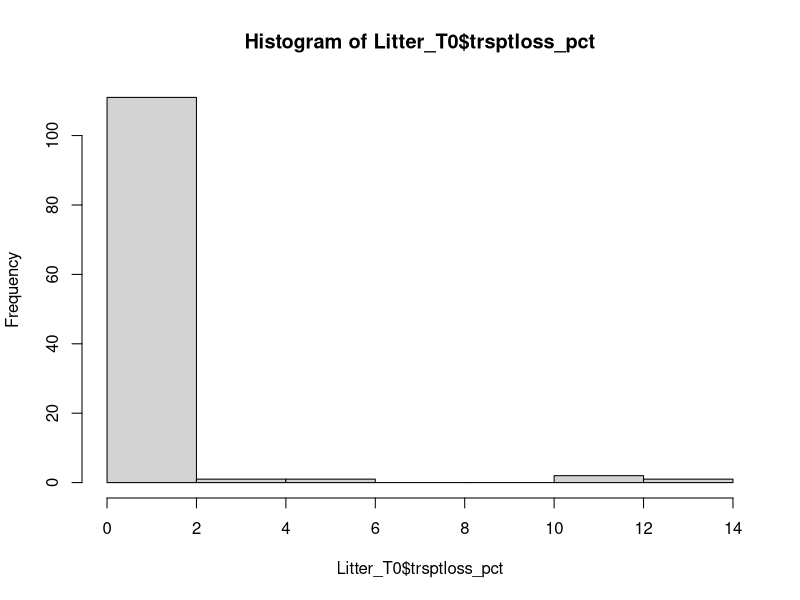
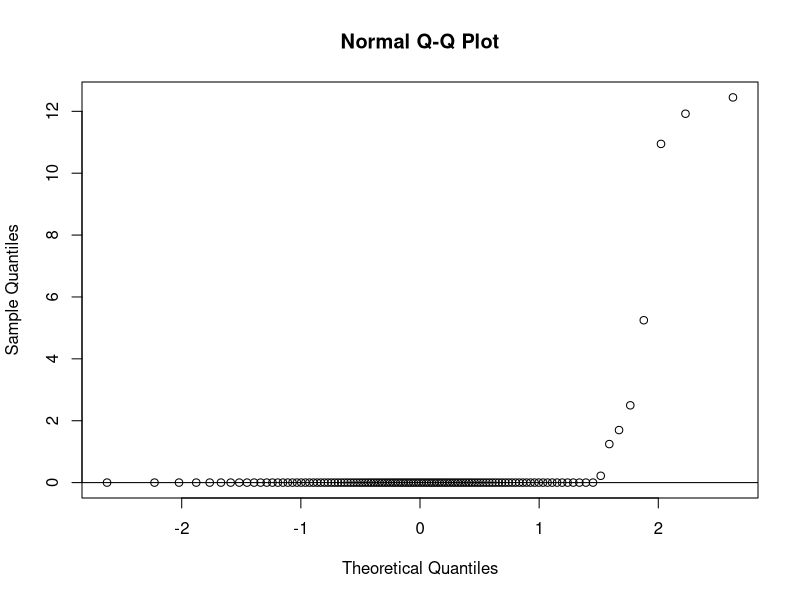

R code for these plots, in order:
# This file cleans the L1 DEAD mass loss data file and performs initial mass remaining calculations
# written Nov 4-6, 2021 HLT
# Edited Jun 19, 2022 ENN
# revamped 2024-03-23 HLT

library(tidyverse)
library(here) # see https://malco.io/articles/2018-11-05-why-should-i-use-the-here-package-when-i-m-already-using-projects

# Import data, the CSV file...
Litter <- read.csv(here("Decomposition_16012024.csv"))
# Clean up df by removing final column (calculated variable that has missing values and will not be directly needed)
Litter <- Litter |>
  mutate(
    Ash.remaining = NULL,
  )

# convert character columns to factors
Litter$Species <- factor(Litter$Species)
Litter$Litter_substrate <- factor(Litter$Litter_substrate)
Litter$microsite <- factor(Litter$microsite)

# Transport Loss Corrections ------------------------------------------------------

Litter_T0 <- Litter %>%  # new df that includes only T0 bags, for transport loss calculations
    filter(Month == 0, na.rm = TRUE)

Litter_T0 <- Litter_T0 %>%      # create new variable, tranport loss (litter loss in T0 bags, g)
  mutate(trsptloss_g = Initial_mass - Lbag_weight)

Litter_T0 <- Litter_T0 %>%      # create new variable, tranport loss (%)
  mutate(trsptloss_pct = trsptloss_g / Initial_mass * 100)

# calculate means for transport losses for each litter substrates/type
T0means <- Litter_T0 |>
  group_by(Litter_substrate) |>
  summarize(  N    = sum(!is.na(trsptloss_pct)),
              mean_trsptloss_pct = mean(trsptloss_pct, na.rm=TRUE),
              sd_trsptloss_pct   = sd(trsptloss_pct, na.rm=TRUE),
              se_trsptloss_pct   = sd_trsptloss_pct / sqrt(N)
  )
print(T0means)  

# explore transport loss data - the distribution is perplexing 
hist(Litter_T0$trsptloss_pct)
# check for normality of distribution of transport losses
qqnorm(Litter_T0$trsptloss_pct)
qqline(Litter_T0$trsptloss_pct) # visualize the data - if normal the data should fall fairly 

### Given the oddity of transport loss distribution, I don't see a complelling arguement for a transport loss correction 
# create new variable final litter mass, corrected for transport loss (final_litter_corr)
# apply a species-specific transport loss correction using mutate and multiple if else conditions
#Litter <- mutate(Litter, Initial_mass_corr = ifelse(Litter_substrate == "Grass", Initial_mass * 0.9920,
#                                                            ifelse(Litter_substrate == "Shrub", Initial_mass * 1.000,"NA")))

# create new variable, pctrem_corr (percent mass remaining, using the transport-corrected initial litter value)
#Litter$Initial_mass_corr <- as.numeric(as.character(Litter$Initial_mass_corr)) # convert to numeric 
#Litter <- Litter %>%
#  mutate(pctrem_corr = Lbag_weight/Initial_mass_corr*100)


# Calculate ash-free masses and ash-free mass remaining -----------------------------------------

# calculate percent ash of the litter for all litterbags
### HT: Note that percent ash seems very low for time 0 -- these should be double-checked to increase our confidence
Litter <- Litter |>
  mutate(
    sample_mass = Sample_cruc_mass - Crucible_mass,
    ash_mass = Ash_cruc_mass - Crucible_mass,
    pct_ash = (ash_mass/sample_mass)*100
  )

# pull the mean pct_ash values from the time 0 means for each of two litter substrates
pct_ash_means <- Litter |>
  group_by(Litter_substrate, Month) |>
  summarise(
    N    = sum(!is.na(pct_ash)),
    pct_ash = mean(pct_ash, na.rm=TRUE),
    sd_pct_ash   = sd(pct_ash, na.rm=TRUE),
    se_pct_ash   = sd_pct_ash / sqrt(N))

# define new variables for the inital percent ash for grass and shrub litter
grass_initial_pctash <- as.numeric(pct_ash_means[1,4])
shrub_initial_pctash <- as.numeric(pct_ash_means[5,4])

# calculate ash-free initial and final litter masses
Litter <- Litter |>
  mutate(
    Initial_mass_ash_free = ifelse(Litter_substrate == "Grass", 
                                   Initial_mass * (100 - grass_initial_pctash) / 100, 
                                   ifelse(Litter_substrate == "Shrub", 
                                          Initial_mass * (100 - shrub_initial_pctash) / 100, 
                                          NA)), # use NA for other cases
    Final_mass_ash_free = Lbag_weight * (100 - pct_ash) / 100,
    Pct_mass_remaining_ashfree = Final_mass_ash_free/Initial_mass_ash_free *100
  ) 


